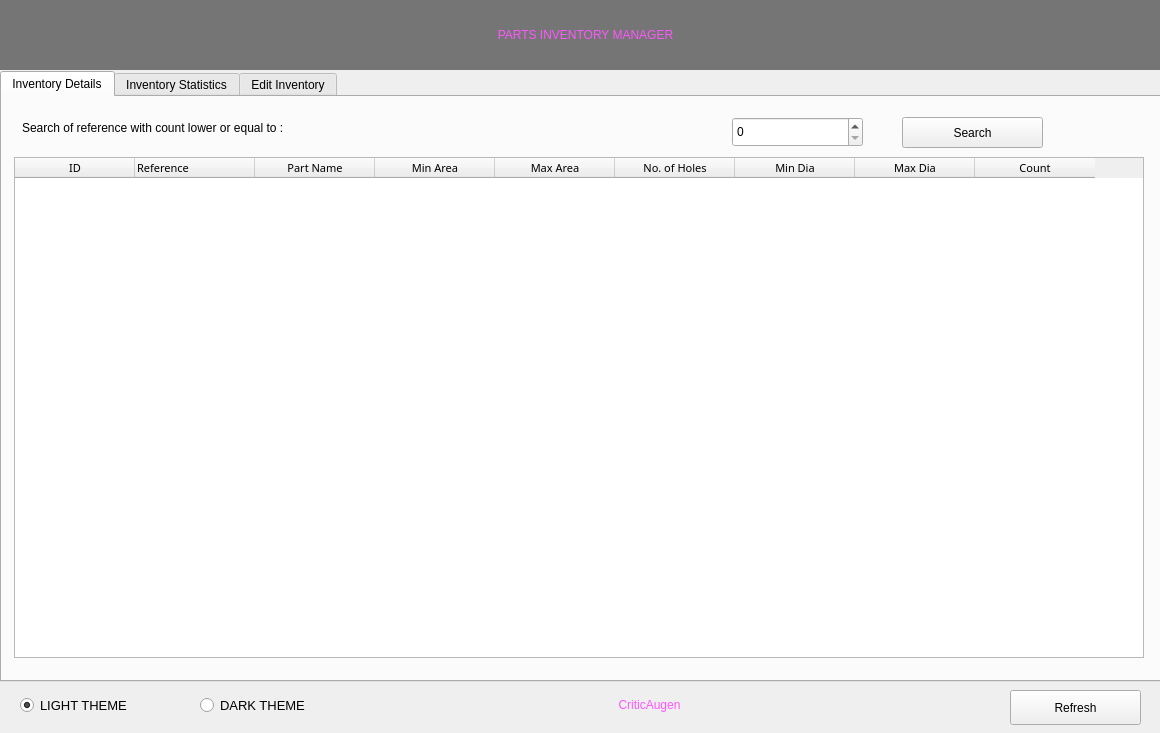
<?xml version="1.0" encoding="UTF-8"?>
<ui version="4.0">
 <class>MainWindow</class>
 <widget class="QMainWindow" name="MainWindow">
  <property name="geometry">
   <rect>
    <x>0</x>
    <y>0</y>
    <width>1160</width>
    <height>733</height>
   </rect>
  </property>
  <property name="windowTitle">
   <string>Parts Inventory Manager</string>
  </property>
  <property name="styleSheet">
   <string notr="true"/>
  </property>
  <widget class="QWidget" name="centralwidget">
   <widget class="QTabWidget" name="tabWidget">
    <property name="geometry">
     <rect>
      <x>0</x>
      <y>71</y>
      <width>1161</width>
      <height>611</height>
     </rect>
    </property>
    <property name="styleSheet">
     <string notr="true">font: 16pt &quot;Century Gothic&quot;;</string>
    </property>
    <property name="currentIndex">
     <number>0</number>
    </property>
    <widget class="QWidget" name="tab">
     <attribute name="title">
      <string>Inventory Details</string>
     </attribute>
     <widget class="QSpinBox" name="count_filter_txt">
      <property name="geometry">
       <rect>
        <x>730</x>
        <y>20</y>
        <width>131</width>
        <height>30</height>
       </rect>
      </property>
      <property name="maximum">
       <number>999999</number>
      </property>
     </widget>
     <widget class="QPushButton" name="search_btn">
      <property name="geometry">
       <rect>
        <x>900</x>
        <y>20</y>
        <width>141</width>
        <height>31</height>
       </rect>
      </property>
      <property name="text">
       <string>Search</string>
      </property>
     </widget>
     <widget class="QLabel" name="label_2">
      <property name="geometry">
       <rect>
        <x>20</x>
        <y>10</y>
        <width>661</width>
        <height>41</height>
       </rect>
      </property>
      <property name="styleSheet">
       <string notr="true">font: 16pt &quot;Century Gothic&quot;;</string>
      </property>
      <property name="text">
       <string>Search of reference with count lower or equal to :</string>
      </property>
     </widget>
     <widget class="QTableWidget" name="table">
      <property name="geometry">
       <rect>
        <x>12</x>
        <y>60</y>
        <width>1130</width>
        <height>501</height>
       </rect>
      </property>
      <property name="styleSheet">
       <string notr="true">font: 8pt &quot;Century Gothic&quot;;</string>
      </property>
      <property name="sortingEnabled">
       <bool>false</bool>
      </property>
      <attribute name="horizontalHeaderDefaultSectionSize">
       <number>120</number>
      </attribute>
      <column>
       <property name="text">
        <string>ID</string>
       </property>
       <property name="font">
        <font>
         <family>Century Gothic</family>
         <pointsize>8</pointsize>
        </font>
       </property>
      </column>
      <column>
       <property name="text">
        <string>Reference</string>
       </property>
       <property name="font">
        <font>
         <family>Century Gothic</family>
         <pointsize>8</pointsize>
        </font>
       </property>
       <property name="textAlignment">
        <set>AlignLeading|AlignVCenter</set>
       </property>
      </column>
      <column>
       <property name="text">
        <string>Part Name</string>
       </property>
       <property name="font">
        <font>
         <family>Century Gothic</family>
         <pointsize>8</pointsize>
        </font>
       </property>
      </column>
      <column>
       <property name="text">
        <string>Min Area</string>
       </property>
       <property name="font">
        <font>
         <family>Century Gothic</family>
         <pointsize>8</pointsize>
        </font>
       </property>
      </column>
      <column>
       <property name="text">
        <string>Max Area</string>
       </property>
       <property name="font">
        <font>
         <family>Century Gothic</family>
         <pointsize>8</pointsize>
        </font>
       </property>
      </column>
      <column>
       <property name="text">
        <string>No. of Holes</string>
       </property>
       <property name="font">
        <font>
         <family>Century Gothic</family>
         <pointsize>8</pointsize>
        </font>
       </property>
      </column>
      <column>
       <property name="text">
        <string>Min Dia</string>
       </property>
       <property name="font">
        <font>
         <family>Century Gothic</family>
         <pointsize>8</pointsize>
        </font>
       </property>
      </column>
      <column>
       <property name="text">
        <string>Max Dia</string>
       </property>
       <property name="font">
        <font>
         <family>Century Gothic</family>
         <pointsize>8</pointsize>
        </font>
       </property>
      </column>
      <column>
       <property name="text">
        <string>Count</string>
       </property>
       <property name="font">
        <font>
         <family>Century Gothic</family>
         <pointsize>8</pointsize>
        </font>
       </property>
      </column>
     </widget>
    </widget>
    <widget class="QWidget" name="tab_2">
     <attribute name="title">
      <string>Inventory Statistics</string>
     </attribute>
     <widget class="QLabel" name="tab2_label1">
      <property name="geometry">
       <rect>
        <x>20</x>
        <y>30</y>
        <width>301</width>
        <height>41</height>
       </rect>
      </property>
      <property name="text">
       <string>Number of Reference</string>
      </property>
     </widget>
     <widget class="QLabel" name="tab2_label2">
      <property name="geometry">
       <rect>
        <x>20</x>
        <y>100</y>
        <width>301</width>
        <height>41</height>
       </rect>
      </property>
      <property name="text">
       <string>Number of Parts type</string>
      </property>
     </widget>
     <widget class="QLabel" name="tab2_label3">
      <property name="geometry">
       <rect>
        <x>610</x>
        <y>30</y>
        <width>261</width>
        <height>41</height>
       </rect>
      </property>
      <property name="text">
       <string>Min. No. of Holes</string>
      </property>
     </widget>
     <widget class="QLabel" name="tab2_level4">
      <property name="geometry">
       <rect>
        <x>610</x>
        <y>100</y>
        <width>261</width>
        <height>41</height>
       </rect>
      </property>
      <property name="text">
       <string>Max. No. of Holes</string>
      </property>
     </widget>
     <widget class="QLabel" name="ReferenceLabel">
      <property name="geometry">
       <rect>
        <x>374</x>
        <y>30</y>
        <width>71</width>
        <height>41</height>
       </rect>
      </property>
      <property name="styleSheet">
       <string notr="true">color: rgb(255, 85, 255);</string>
      </property>
      <property name="text">
       <string>0</string>
      </property>
     </widget>
     <widget class="QLabel" name="PartsLabel">
      <property name="geometry">
       <rect>
        <x>374</x>
        <y>100</y>
        <width>71</width>
        <height>41</height>
       </rect>
      </property>
      <property name="styleSheet">
       <string notr="true">color: rgb(255, 85, 255);</string>
      </property>
      <property name="text">
       <string>0</string>
      </property>
     </widget>
     <widget class="QLabel" name="MaxHolesLabel">
      <property name="geometry">
       <rect>
        <x>930</x>
        <y>100</y>
        <width>71</width>
        <height>41</height>
       </rect>
      </property>
      <property name="styleSheet">
       <string notr="true">color: rgb(255, 85, 255);</string>
      </property>
      <property name="text">
       <string>0</string>
      </property>
     </widget>
     <widget class="QLabel" name="MinHolesLabel">
      <property name="geometry">
       <rect>
        <x>930</x>
        <y>30</y>
        <width>71</width>
        <height>41</height>
       </rect>
      </property>
      <property name="styleSheet">
       <string notr="true">color: rgb(255, 85, 255);</string>
      </property>
      <property name="text">
       <string>0</string>
      </property>
     </widget>
     <widget class="QTableWidget" name="table2">
      <property name="geometry">
       <rect>
        <x>20</x>
        <y>211</y>
        <width>1110</width>
        <height>331</height>
       </rect>
      </property>
      <property name="layoutDirection">
       <enum>Qt::LeftToRight</enum>
      </property>
      <property name="styleSheet">
       <string notr="true">font: 10pt &quot;Century Gothic&quot;;</string>
      </property>
      <property name="showGrid">
       <bool>true</bool>
      </property>
      <property name="sortingEnabled">
       <bool>false</bool>
      </property>
      <attribute name="horizontalHeaderDefaultSectionSize">
       <number>360</number>
      </attribute>
      <attribute name="verticalHeaderDefaultSectionSize">
       <number>50</number>
      </attribute>
      <column>
       <property name="text">
        <string>Reference</string>
       </property>
      </column>
      <column>
       <property name="text">
        <string>Part Name</string>
       </property>
      </column>
      <column>
       <property name="text">
        <string>Count</string>
       </property>
      </column>
     </widget>
     <widget class="QLabel" name="label_11">
      <property name="geometry">
       <rect>
        <x>20</x>
        <y>155</y>
        <width>751</width>
        <height>41</height>
       </rect>
      </property>
      <property name="text">
       <string>Top 5 Reference with minimum inventory level count</string>
      </property>
     </widget>
     <widget class="QPushButton" name="check_btn">
      <property name="geometry">
       <rect>
        <x>940</x>
        <y>155</y>
        <width>161</width>
        <height>41</height>
       </rect>
      </property>
      <property name="text">
       <string>Check</string>
      </property>
     </widget>
     <widget class="QLabel" name="REF1">
      <property name="geometry">
       <rect>
        <x>1010</x>
        <y>30</y>
        <width>91</width>
        <height>41</height>
       </rect>
      </property>
      <property name="styleSheet">
       <string notr="true">color: rgb(255, 85, 255);</string>
      </property>
      <property name="text">
       <string>REF1</string>
      </property>
     </widget>
     <widget class="QLabel" name="REF2">
      <property name="geometry">
       <rect>
        <x>1010</x>
        <y>100</y>
        <width>91</width>
        <height>41</height>
       </rect>
      </property>
      <property name="styleSheet">
       <string notr="true">color: rgb(255, 85, 255);</string>
      </property>
      <property name="text">
       <string>REF2</string>
      </property>
     </widget>
    </widget>
    <widget class="QWidget" name="tab_3">
     <attribute name="title">
      <string>Edit Inventory</string>
     </attribute>
     <widget class="QLabel" name="label_12">
      <property name="geometry">
       <rect>
        <x>390</x>
        <y>40</y>
        <width>81</width>
        <height>31</height>
       </rect>
      </property>
      <property name="text">
       <string>ID</string>
      </property>
     </widget>
     <widget class="QLabel" name="label_13">
      <property name="geometry">
       <rect>
        <x>70</x>
        <y>120</y>
        <width>191</width>
        <height>41</height>
       </rect>
      </property>
      <property name="text">
       <string>Reference</string>
      </property>
     </widget>
     <widget class="QLabel" name="label_14">
      <property name="geometry">
       <rect>
        <x>70</x>
        <y>170</y>
        <width>191</width>
        <height>41</height>
       </rect>
      </property>
      <property name="text">
       <string>Part Name</string>
      </property>
     </widget>
     <widget class="QLabel" name="label_15">
      <property name="geometry">
       <rect>
        <x>70</x>
        <y>220</y>
        <width>191</width>
        <height>41</height>
       </rect>
      </property>
      <property name="text">
       <string>Min Area</string>
      </property>
     </widget>
     <widget class="QLabel" name="label_16">
      <property name="geometry">
       <rect>
        <x>70</x>
        <y>270</y>
        <width>191</width>
        <height>41</height>
       </rect>
      </property>
      <property name="text">
       <string>Max Area</string>
      </property>
     </widget>
     <widget class="QLabel" name="label_17">
      <property name="geometry">
       <rect>
        <x>600</x>
        <y>270</y>
        <width>191</width>
        <height>41</height>
       </rect>
      </property>
      <property name="text">
       <string>Count</string>
      </property>
     </widget>
     <widget class="QLabel" name="label_18">
      <property name="geometry">
       <rect>
        <x>600</x>
        <y>170</y>
        <width>191</width>
        <height>41</height>
       </rect>
      </property>
      <property name="text">
       <string>Min Diameter</string>
      </property>
     </widget>
     <widget class="QLabel" name="label_19">
      <property name="geometry">
       <rect>
        <x>600</x>
        <y>120</y>
        <width>191</width>
        <height>41</height>
       </rect>
      </property>
      <property name="text">
       <string>No. of Holes</string>
      </property>
     </widget>
     <widget class="QLabel" name="label_20">
      <property name="geometry">
       <rect>
        <x>600</x>
        <y>220</y>
        <width>191</width>
        <height>41</height>
       </rect>
      </property>
      <property name="text">
       <string>Max Diameter</string>
      </property>
     </widget>
     <widget class="QLineEdit" name="reference">
      <property name="geometry">
       <rect>
        <x>290</x>
        <y>120</y>
        <width>181</width>
        <height>41</height>
       </rect>
      </property>
      <property name="styleSheet">
       <string notr="true">color: rgb(255, 85, 255);</string>
      </property>
      <property name="text">
       <string/>
      </property>
     </widget>
     <widget class="QLineEdit" name="part_name">
      <property name="geometry">
       <rect>
        <x>290</x>
        <y>170</y>
        <width>181</width>
        <height>41</height>
       </rect>
      </property>
      <property name="styleSheet">
       <string notr="true">color: rgb(255, 85, 255);</string>
      </property>
      <property name="text">
       <string/>
      </property>
     </widget>
     <widget class="QLineEdit" name="min_area">
      <property name="geometry">
       <rect>
        <x>290</x>
        <y>220</y>
        <width>181</width>
        <height>41</height>
       </rect>
      </property>
      <property name="styleSheet">
       <string notr="true">color: rgb(255, 85, 255);</string>
      </property>
      <property name="text">
       <string/>
      </property>
     </widget>
     <widget class="QLineEdit" name="max_area">
      <property name="geometry">
       <rect>
        <x>290</x>
        <y>270</y>
        <width>181</width>
        <height>41</height>
       </rect>
      </property>
      <property name="styleSheet">
       <string notr="true">color: rgb(255, 85, 255);</string>
      </property>
      <property name="text">
       <string/>
      </property>
     </widget>
     <widget class="QLineEdit" name="no_of_holes">
      <property name="geometry">
       <rect>
        <x>820</x>
        <y>120</y>
        <width>181</width>
        <height>41</height>
       </rect>
      </property>
      <property name="styleSheet">
       <string notr="true">color: rgb(255, 85, 255);</string>
      </property>
      <property name="text">
       <string/>
      </property>
     </widget>
     <widget class="QLineEdit" name="min_diameter">
      <property name="geometry">
       <rect>
        <x>820</x>
        <y>170</y>
        <width>181</width>
        <height>41</height>
       </rect>
      </property>
      <property name="styleSheet">
       <string notr="true">color: rgb(255, 85, 255);</string>
      </property>
      <property name="text">
       <string/>
      </property>
     </widget>
     <widget class="QLineEdit" name="max_diameter">
      <property name="geometry">
       <rect>
        <x>820</x>
        <y>220</y>
        <width>181</width>
        <height>41</height>
       </rect>
      </property>
      <property name="styleSheet">
       <string notr="true">color: rgb(255, 85, 255);</string>
      </property>
      <property name="text">
       <string/>
      </property>
     </widget>
     <widget class="QSpinBox" name="count">
      <property name="geometry">
       <rect>
        <x>820</x>
        <y>270</y>
        <width>181</width>
        <height>41</height>
       </rect>
      </property>
      <property name="styleSheet">
       <string notr="true">color: rgb(255, 85, 255);</string>
      </property>
      <property name="maximum">
       <number>999999</number>
      </property>
     </widget>
     <widget class="QLabel" name="id">
      <property name="geometry">
       <rect>
        <x>540</x>
        <y>40</y>
        <width>141</width>
        <height>31</height>
       </rect>
      </property>
      <property name="styleSheet">
       <string notr="true">color: rgb(255, 85, 255);</string>
      </property>
      <property name="text">
       <string/>
      </property>
     </widget>
     <widget class="QPushButton" name="first_btn">
      <property name="geometry">
       <rect>
        <x>90</x>
        <y>390</y>
        <width>93</width>
        <height>41</height>
       </rect>
      </property>
      <property name="styleSheet">
       <string notr="true">color: rgb(85, 0, 255);</string>
      </property>
      <property name="text">
       <string>&lt;&lt;</string>
      </property>
     </widget>
     <widget class="QPushButton" name="previous_btn">
      <property name="geometry">
       <rect>
        <x>190</x>
        <y>390</y>
        <width>93</width>
        <height>41</height>
       </rect>
      </property>
      <property name="styleSheet">
       <string notr="true">color: rgb(85, 0, 255);</string>
      </property>
      <property name="text">
       <string>&lt;</string>
      </property>
     </widget>
     <widget class="QPushButton" name="next_btn">
      <property name="geometry">
       <rect>
        <x>290</x>
        <y>390</y>
        <width>93</width>
        <height>41</height>
       </rect>
      </property>
      <property name="styleSheet">
       <string notr="true">color: rgb(85, 0, 255);</string>
      </property>
      <property name="text">
       <string>&gt;</string>
      </property>
     </widget>
     <widget class="QPushButton" name="last_btn">
      <property name="geometry">
       <rect>
        <x>390</x>
        <y>390</y>
        <width>93</width>
        <height>41</height>
       </rect>
      </property>
      <property name="styleSheet">
       <string notr="true">color: rgb(85, 0, 255);</string>
      </property>
      <property name="text">
       <string>&gt;&gt;</string>
      </property>
     </widget>
     <widget class="QPushButton" name="update_btn">
      <property name="geometry">
       <rect>
        <x>710</x>
        <y>390</y>
        <width>121</width>
        <height>41</height>
       </rect>
      </property>
      <property name="text">
       <string>Update</string>
      </property>
     </widget>
     <widget class="QPushButton" name="delete_btn">
      <property name="geometry">
       <rect>
        <x>840</x>
        <y>390</y>
        <width>121</width>
        <height>41</height>
       </rect>
      </property>
      <property name="text">
       <string>Delete</string>
      </property>
     </widget>
     <widget class="QPushButton" name="add_btn">
      <property name="geometry">
       <rect>
        <x>970</x>
        <y>390</y>
        <width>121</width>
        <height>41</height>
       </rect>
      </property>
      <property name="text">
       <string>Add</string>
      </property>
     </widget>
    </widget>
   </widget>
   <widget class="QLabel" name="label">
    <property name="geometry">
     <rect>
      <x>0</x>
      <y>-1</y>
      <width>1171</width>
      <height>71</height>
     </rect>
    </property>
    <property name="styleSheet">
     <string notr="true">font: 24pt &quot;Century Gothic&quot;;
color: rgb(255, 85, 255);
background-color: rgb(117, 117, 117);</string>
    </property>
    <property name="text">
     <string>PARTS INVENTORY MANAGER</string>
    </property>
    <property name="alignment">
     <set>Qt::AlignCenter</set>
    </property>
   </widget>
   <widget class="QPushButton" name="refresh_btn">
    <property name="geometry">
     <rect>
      <x>1010</x>
      <y>690</y>
      <width>131</width>
      <height>35</height>
     </rect>
    </property>
    <property name="text">
     <string>Refresh</string>
    </property>
   </widget>
   <widget class="QRadioButton" name="darkbutton">
    <property name="geometry">
     <rect>
      <x>200</x>
      <y>690</y>
      <width>171</width>
      <height>31</height>
     </rect>
    </property>
    <property name="font">
     <font>
      <pointsize>10</pointsize>
     </font>
    </property>
    <property name="text">
     <string>DARK THEME</string>
    </property>
   </widget>
   <widget class="QRadioButton" name="lightbutton">
    <property name="geometry">
     <rect>
      <x>20</x>
      <y>690</y>
      <width>141</width>
      <height>31</height>
     </rect>
    </property>
    <property name="font">
     <font>
      <pointsize>10</pointsize>
     </font>
    </property>
    <property name="text">
     <string>LIGHT THEME</string>
    </property>
    <property name="checked">
     <bool>true</bool>
    </property>
   </widget>
   <widget class="QLabel" name="label_3">
    <property name="geometry">
     <rect>
      <x>414</x>
      <y>689</y>
      <width>471</width>
      <height>31</height>
     </rect>
    </property>
    <property name="styleSheet">
     <string notr="true">font: 75 14pt &quot;Century Gothic&quot;;
color: rgb(255, 85, 255);</string>
    </property>
    <property name="text">
     <string>CriticAugen</string>
    </property>
    <property name="alignment">
     <set>Qt::AlignCenter</set>
    </property>
   </widget>
  </widget>
 </widget>
 <resources/>
 <connections/>
</ui>
